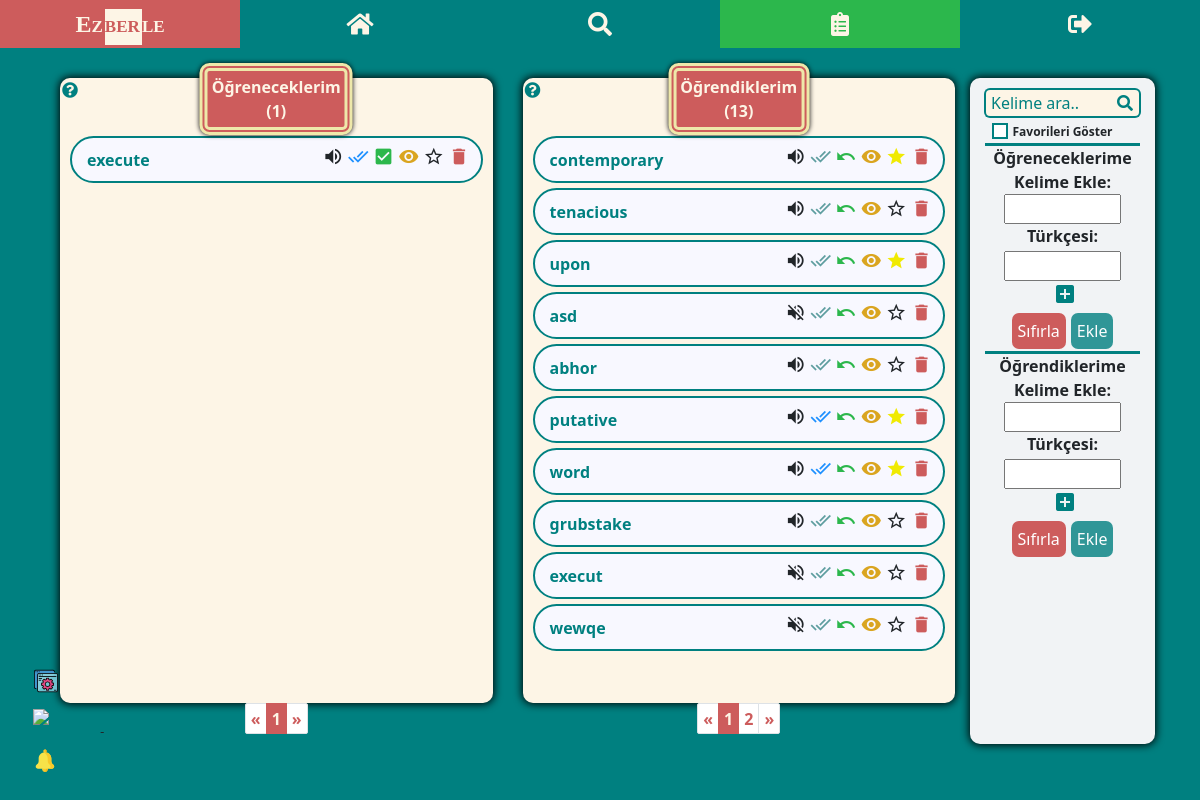
/kelime_listesi/ (signed in), run on the app's committed database.
### my_dict/models.py (models this page shows, shortened)
class WordEn(models.Model):
    user = models.ForeignKey(User, on_delete=models.CASCADE)
    english = models.CharField(max_length=100)
    audio = models.CharField(max_length=300)
    create_time = models.DateTimeField(auto_now_add=True)
    is_learned = models.BooleanField(default=False)
    is_seen = models.BooleanField(default=False)
    is_starred = models.BooleanField(default=False)
    is_in_reminder_list = models.BooleanField(default=False)
    is_new_in_reminder_list = models.BooleanField(default=False)
    memorize_tracker = FieldTracker(fields=['is_learned'])
    class Meta:
        ordering = ['-create_time']

### my_dict/views.py (the view)
# urls.py: path('kelime_listesi/', my_word_list, name='word-list'),
@login_required
def my_word_list(request):
    l_words = WordEn.objects.filter(user=request.user, is_learned=True)
    unl_words = WordEn.objects.filter(user=request.user, is_learned=False)
    if request.method == 'POST':
        if "english-unl" in request.POST:
            word_en = request.POST.get('english-unl')
            word_tr_list = request.POST.getlist('turkish-unl[]')
            if not WordEn.objects.filter(user=request.user, english=word_en).exists():
                create_word_en = WordEn(user=request.user, english=word_en)
                create_word_en.save()
                for word_tr in word_tr_list:
                    if word_tr.strip() != "":
                        create_word_tr = create_word_en.turkish.create(turkish=word_tr)
                        create_word_tr.save()
                is_added = True
            else:
                is_added = False
            data = {'is_added': is_added}
            return JsonResponse(data)
        elif "english-l" in request.POST:
            word_en = request.POST.get('english-l')
            word_tr_list = request.POST.getlist('turkish-l[]')
            if not WordEn.objects.filter(user=request.user, english=word_en).exists():
                create_word_en = WordEn(user=request.user, english=word_en, is_learned=True)
                create_word_en.save()
                for word_tr in word_tr_list:
                    if word_tr.strip() != "":
                        create_word_tr = create_word_en.turkish.create(turkish=word_tr)
                        create_word_tr.save()
                is_added = True
            else:
                is_added = False
            data = {'is_added': is_added}
            return JsonResponse(data)
    elif request.method == "GET":
        word = request.GET.get("q")
        my_word_list_search(request, word)
    paginator_unl = Paginator(unl_words, 10)
    page_no_unl = request.GET.get('s')
    page_unl = paginator_unl.get_page(page_no_unl)
    paginator_l = Paginator(l_words, 10)
    page_no_l = request.GET.get('p')
    page_l = paginator_l.get_page(page_no_l)
    data = {
        'page_obj_unl': page_unl,
        'page_obj_l': page_l,
        'unlearned_count': len(unl_words),
        'learned_count': len(l_words),
    }
    if WordEn.objects.filter(user=request.user, is_new_in_reminder_list=True):
        data['show_reminder_notif'] = True
    return render(request, 'my_dict/word_list.html', context=data)

### my_dict/templates/my_dict/word_list.html (shortened to what this page needs)
{% extends 'base.html' %}
{% load static %}
{% block content %}
<div class="wrapper">
<div class="container-md">
<div class="row mt-4">
    <div class="col-lg-5 tbl-first mt-md-4">
        <div class="word-list position-relative">
            <span class="wl-title">Öğreneceklerim <br> (<span class="count-unl">{{ unlearned_count }}</span>)</span>
            <div class="tt">
              <i class="fas fa-question-circle"></i>
            </div>
            <ul class="unl-word">
                {% if "kelime_listesi/q=" not in request.path or page_obj_unl|length > 0 %}
                    {% for word in page_obj_unl %}
                    <li data-id="{{word.id}}" class="li{{word.id}}">
                        <div class="en-section">
                            <div class="align-self-center word">
                                <a href="{% url 'dictionary-search' word.english %}" target="_blank">{{ word.english }}</a>
                            </div>
                            <div data-id="{{word.id}}" class="btn-grp">
                                {% if word.audio %}
                                <i title="Dinle" class="material-icons audio">volume_up</i>
                                {% else %}
                                <i title="Ses mevcut değil" class="material-icons audio">volume_off</i>
                                <audio src="{{word.audio}}"></audio>
                                {% endif %}
                                {% if word.is_seen %}
                                <i title="Görüldü" class="material-icons tick-seen dodger">done_all</i>
                                {% else %}
                                <i title="Görüldü" class="material-icons tick-seen cadet">done_all</i>
                                {% endif %}
                                <i title="Ezberledim" class="material-icons tick-learn memorize">check_box</i>
                                <i data-toggle="collapse" data-target=".tr{{word.id}}" title="Türkçelerini göster"
                                   class="material-icons eye">remove_red_eye</i>
                                {% if not word.is_starred %}
                                <i title="Favorilere ekle" class="material-icons star">star_border</i>
                                {% else %}
                                <i title="Favorilere eklendi" class="material-icons star pale-yellow">star</i>
                                {% endif %}
                                <i title="Sil" class="material-icons del del-unl">delete</i>
                            </div>
                        </div>
                    </li>
                    {% endfor %}
                {% elif page_obj_unl|length == 0 and '$favorites' not in request.path %}
                    <li>Bu listeye <u>{{word}}</u> için bir kelime kayıt edilmemiş.</li>
                {% endif %}
            </ul>
        </div>
        {% if 'kelime_listesi/q=' not in request.path or unl_pg_count > 9 %}
        <nav aria-label="Page navigation example">
          <ul class="pagination pagination-sm justify-content-center">
          {% if page_obj_unl.has_previous %}
              <li class="page-item">
              <a class="page-link" href="?s={{ page_obj_unl.previous_page_number }}">&laquo</a>
            </li>
          {% else %}
              <li class="page-item disabled">
              <a class="page-link" href="#" tabindex="-1" aria-disabled="true">&laquo</a>
            </li>
          {% endif %}
          {% for i in page_obj_unl.paginator.page_range %}
              {% if page_obj_unl.number == i %}
                  <li class="page-item active" aria-current="page">
                <span class="page-link">
                  {{ i }}
                </span>
              </li>
              {% elif i > page_obj_unl.number|add:'-5' and i < page_obj_unl.number|add:'5' %}
                   <li class="page-item"><a class="page-link" href="?s={{ i }}">{{ i }}</a></li>
              {% endif %}
          {% endfor %}
          {% if page_obj_unl.has_next %}
              <li class="page-item">
              <a class="page-link" href="?s={{ page_obj_unl.next_page_number }}">&raquo</a>
            </li>
          {% else %}
              <li class="page-item disabled">
              <a class="page-link" href="#" tabindex="-1" aria-disabled="true">&raquo</a>
            </li>
          {% endif %}
        </ul>
      </nav>
        {% endif %}
    </div>
    <div class="col-lg-5 mt-md-4">
        <div class="word-list position-relative">
            <span class="wl-title">Öğrendiklerim <br> (<span class="count-l">{{ learned_count }}</span>)</span>
            <div class="tt">
              <i class="fas fa-question-circle"></i>
            </div>
            <ul class="l-word">
                {% if "kelime_listesi/q=" not in request.path or page_obj_l|length > 0 %}
                    {% for word in page_obj_l %}
                    <li data-id="{{word.id}}" class="li{{word.id}}">
                        <div class="en-section">
                            <div class="align-self-center word">
                                <a href="{% url 'dictionary-search' word.english %}" target="_blank">{{ word.english }}</a>
                            </div>
                            <div data-id="{{word.id}}" class="btn-grp">
                                {% if word.audio %}
                                <i title="Dinle" class="material-icons audio">volume_up</i>
                                {% else %}
                                <i title="Ses mevcut değil" class="material-icons audio">volume_off</i>
                                {% endif %}
                                {% if word.is_seen %}
                                <i title="Görüldü" class="material-icons tick-seen dodger">done_all</i>
                                {% else %}
                                <i title="Görüldü" class="material-icons tick-seen cadet">done_all</i>
                                {% endif %}
                                <i title="Unuttum" class="material-icons tick-unlearn memorize">undo</i>
                                {% if word.turkish %}
                                <i data-toggle="collapse" data-target=".tr{{word.id}}" title="Türkçelerini göster"
                                   class="material-icons eye">remove_red_eye</i>
                                {% endif %}
                                {% if not word.is_starred %}
                                <i title="Favorilere ekle" class="material-icons star">star_border</i>
                                {% else %}
                                <i title="Favorilere eklendi" class="material-icons star pale-yellow">star</i>
                                {% endif %}
                                <i title="Sil" class="material-icons del del-l">delete</i>
                            </div>
                        </div>
                    </li>
                    {% endfor %}
                {% elif page_obj_l|length == 0 and '$favorites' not in request.path %}
                    <li>Bu listeye <u>{{word}}</u> için bir kelime kayıt edilmemiş.</li>
                {% endif %}
            </ul>
        </div>
        {% if 'kelime_listesi/q=' not in request.path or l_pg_count > 9 %}
        <nav aria-label="Page navigation example">
          <ul class="pagination pagination-sm justify-content-center">
          {% if page_obj_l.has_previous %}
              <li class="page-item">
              <a class="page-link" href="?p={{ page_obj_l.previous_page_number }}">&laquo</a>
            </li>
          {% else %}
              <li class="page-item disabled">
              <a class="page-link" href="#" tabindex="-1" aria-disabled="true">&laquo</a>
            </li>
          {% endif %}
          {% for i in page_obj_l.paginator.page_range %}
              {% if page_obj_l.number == i %}
                  <li class="page-item active" aria-current="page">
                <span class="page-link">
                  {{ i }}
                </span>
              </li>
              {% elif i > page_obj_l.number|add:'-5' and i < page_obj_l.number|add:'5' %}
                   <li class="page-item"><a class="page-link" href="?p={{ i }}">{{ i }}</a></li>
              {% endif %}
          {% endfor %}
          {% if page_obj_l.has_next %}
              <li class="page-item">
              <a class="page-link" href="?p={{ page_obj_l.next_page_number }}">&raquo</a>
            </li>
          {% else %}
              <li class="page-item disabled">
              <a class="page-link" href="#" tabindex="-1" aria-disabled="true">&raquo</a>
            </li>
          {% endif %}
          </ul>
        </nav>
        {% endif %}
    </div>
    <div class="col-lg-2 col-sm-8 word-mng mb-lg-0 mb-5 mt-4">
        <div>
            <div class="d-flex justify-content-center word-mng-search">
                {% if 'kelime_listesi/q=' in request.path and '$favorites' not in request.path %}
                    <input title="Bir kelime arayın" class="srch-i" type="search" placeholder="Kelime ara.." onClick="this.setSelectionRange(0, this.value.length)" aria-autocomplete="none" autofocus>
                    <button class="srch-btn" type="submit">
                        <i class="fas fa-search"></i>
                    </button>
                {% else %}
                    <input title="Bir kelime arayın" class="srch-i" type="search" placeholder="Kelime ara.." onClick="this.setSelectionRange(0, this.value.length)" aria-autocomplete="none" autofocus>
                    <button class="srch-btn" type="submit">
                        <i class="fas fa-search"></i>
                    </button>
                {% endif %}
            </div>
            {% if '$favorites' in request.path %}
            <div class="d-flex justify-content-center show-fav">
                <label class="custom-cb" for="show-fav">Favorileri Göster
                    <input id="show-fav" type="checkbox" checked>
                    <span class="checkbox"></span>
                </label>
            </div>
            {% else %}
            <div class="d-flex justify-content-center show-fav">
                <label class="custom-cb" for="show-fav">Favorileri Göster
                    <span class="checkbox"></span>
                </label>
            </div>
            {% endif %}
        </div>
        <div class="mng-body">
            <div class="text-center mng-top">
                <div>
                    <span id="add-title-unl">Öğreneceklerime</span><br>
                    <label for="english-unl">Kelime Ekle:</label>
                </div>
                <div><input type="text" id="english-unl" name="english-unl" required autocomplete="off"></div>
                <div><label for="turkish-unl">Türkçesi:</label></div>
                <div><input type="text" id="turkish-unl" name="turkish-unl" class="input-tr-unl mt-1 turkish w-75" autocomplete="off"></div>
                <div class="d-flex justify-content-center">
                  <button class="add-tr add-tr-unl"><i class="material-icons">add_box</i></button>
                </div>
                <div class="d-flex justify-content-center mb-1">
                  <input class="btn-danger-custom reset-unl" type="reset" value="Sıfırla">
                  <input class="btn-before add2unl" type="submit" value="Ekle">
                </div>
            </div>
        </div>
        <div class="text-center mng-bottom">
            <div>
                <span id="add-title-l">Öğrendiklerime</span> <br>
                <label for="english-l">Kelime Ekle:</label>
            </div>
            <div><input type="text" id="english-l" name="english-l" required autocomplete="off"></div>
            <div><label for="turkish-l">Türkçesi:</label></div>
            <div><input type="text" id="turkish-l" name="turkish-l" class="input-tr-l mt-1 turkish w-75" autocomplete="off"></div>
            <div class="d-flex justify-content-center">
              <button class="add-tr add-tr-l"><i class="material-icons">add_box</i></button>
            </div>
            <div class="d-flex justify-content-center mng-form2 mb-sm-1 mb-lg-0">
              <input class="btn-danger-custom reset-l" type="reset" value="Sıfırla">
              <input class="btn-before add2l" type="submit" value="Ekle">
            </div>
        </div>
    </div>
</div>
</div>
</div>
{% endblock %}

### data on the page
WordEn: english "execute", is_seen True (drawn), is_starred False (drawn)
WordEn: english "contemporary", is_seen False (drawn), is_starred True (drawn)
WordEn: english "tenacious", is_seen False (drawn), is_starred False (drawn)
WordEn: english "upon", is_seen False (drawn), is_starred True (drawn)
WordEn: english "asd", is_seen False (drawn), is_starred False (drawn)
WordEn: english "abhor", is_seen False (drawn), is_starred False (drawn)
WordEn: english "putative", is_seen True (drawn), is_starred True (drawn)
WordEn: english "word", is_seen True (drawn), is_starred True (drawn)
WordEn: english "grubstake", is_seen False (drawn), is_starred False (drawn)
WordEn: english "execut", is_seen False (drawn), is_starred False (drawn)
WordEn: english "wewqe", is_seen False (drawn), is_starred False (drawn)

### other printed values
{{ unlearned_count }} "1"
{{ i }} "1"
{{ learned_count }} "13"
{{ i }} "2"
